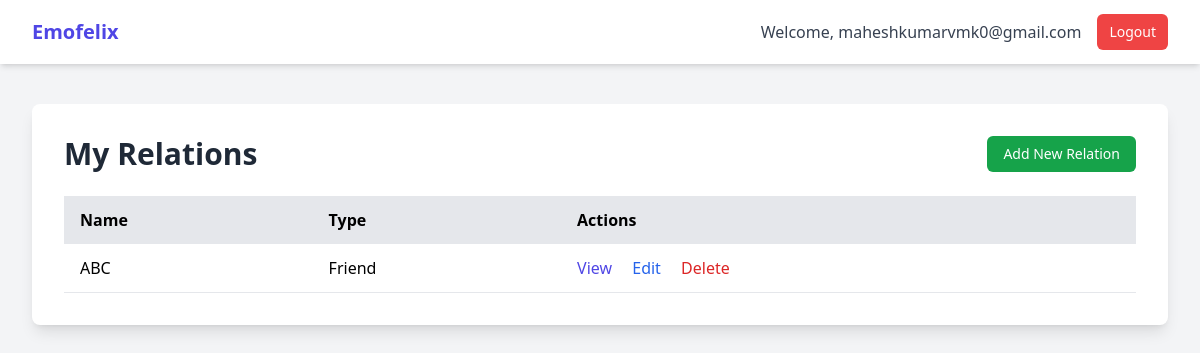
/relations/ (signed in), run on an earlier commit of the app's database.
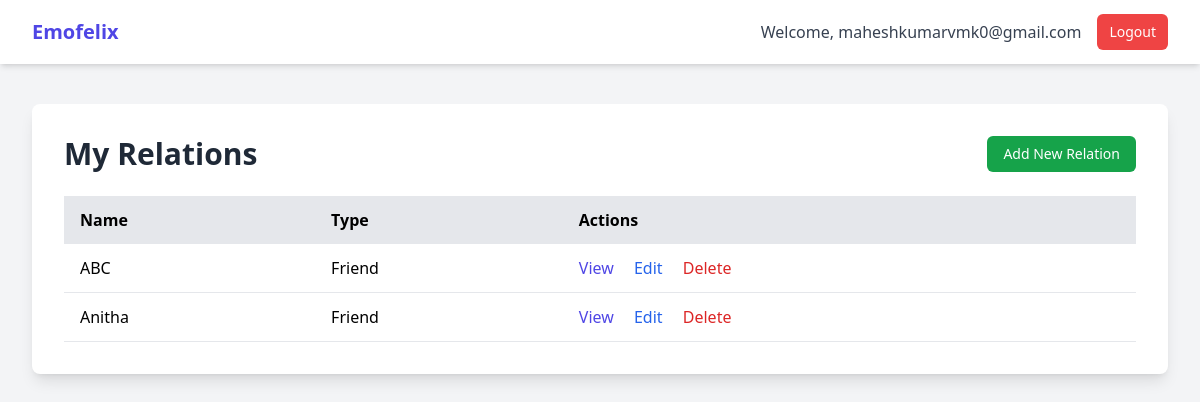
And on a later commit of the database.
### mainapp/models.py (models this page shows, shortened)
class Relation(models.Model):
    user = models.ForeignKey(CustomUser, on_delete=models.CASCADE, related_name="relations")
    name = models.CharField(max_length=100)
    relation_type = models.CharField(max_length=50)  # e.g. "Mother", "Friend"
    emotion_model = models.CharField(max_length=100)
    voice_model = models.CharField(max_length=100)

### mainapp/views.py (the view)
# urls.py: path('relations/', views.RelationListView.as_view(), name='relation-list'),
class RelationListView(LoginRequiredMixin, ListView):
    model = Relation
    template_name = 'mainapp/relation_list.html'
    context_object_name = 'relations'
    def get_queryset(self):
        return Relation.objects.filter(user=self.request.user)

### mainapp/templates/mainapp/relation_list.html (shortened to what this page needs)
{% extends 'base.html' %}
{% block content %}
<div class="bg-white p-8 rounded-lg shadow-lg">
    <div class="flex justify-between items-center mb-6">
        <h1 class="text-3xl font-bold text-gray-800">My Relations</h1>
        <a href="{% url 'relation-create' %}" class="px-4 py-2 text-sm font-medium text-white bg-green-600 rounded-md hover:bg-green-700">Add New Relation</a>
    </div>
    <div class="overflow-x-auto">
        <table class="min-w-full bg-white">
            <thead class="bg-gray-200">
                <tr>
                    <th class="py-3 px-4 text-left">Name</th>
                    <th class="py-3 px-4 text-left">Type</th>
                    <th class="py-3 px-4 text-left">Actions</th>
                </tr>
            </thead>
            <tbody>
                {% for relation in relations %}
                <tr class="border-b">
                    <td class="py-3 px-4">{{ relation.name }}</td>
                    <td class="py-3 px-4">{{ relation.relation_type }}</td>
                    <td class="py-3 px-4">
                        <a href="{% url 'relation-detail' relation.pk %}" class="text-indigo-600 hover:underline mr-4">View</a>
                        <a href="{% url 'relation-update' relation.pk %}" class="text-blue-600 hover:underline mr-4">Edit</a>
                        <a href="{% url 'relation-delete' relation.pk %}" class="text-red-600 hover:underline">Delete</a>
                    </td>
                </tr>
                {% empty %}
                <tr>
                    <td colspan="3" class="py-3 px-4 text-center text-gray-500">No relations found.</td>
                </tr>
                {% endfor %}
            </tbody>
        </table>
    </div>
</div>
{% endblock %}

What changed in the data, as far as the page shows it:
added Relation: name "Anitha", relation_type "Friend"
